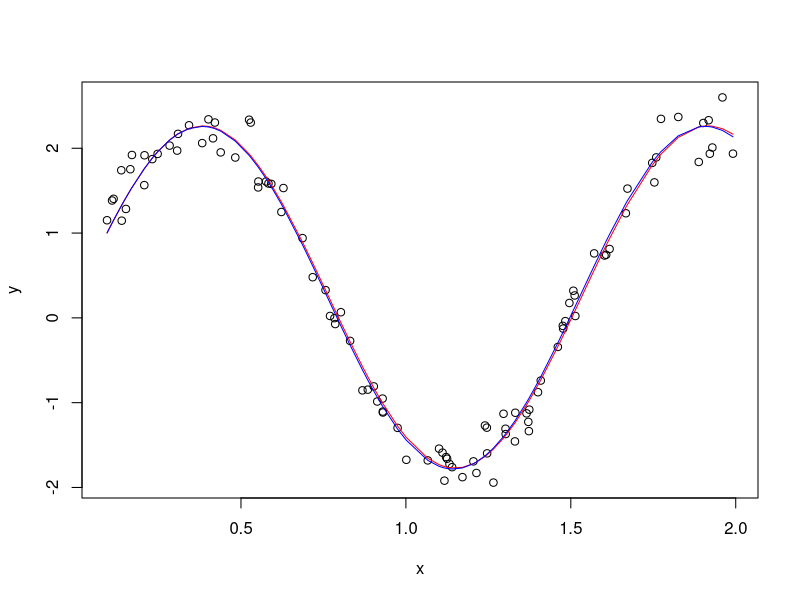

Recreate this plot in R. (Note: this script raises an error after producing the figure.)
#Task 1
#
#Сгенерировать выборку из N=100 4-х мерных векторов из нормального закона распределения с ненулевым вектором
#математического ожидания и недиагональной ковариационной матрицей. Ковариационная матрица должна генерироваться
#случайно перед генерацией выборки и должна удовлетворять всем свойствам ковариационной матрицы.
#
#Затем, считая первые компоненты элементов сгенерированной выборки зависимыми переменными, а остальные компоненты
#-- независимыми в модели линейной регрессии, найти оценки коэффициентов регрессии и дисперсии случайных ошибок. 
#Проверить остатки модели на нормальность.
#
#Найти истинные значения коэффициентов регрессии (см. доп. файл) и сравнить их с полученными оценками.


library(MASS)

size <- 100
n <- 4

#https://stats.stackexchange.com/questions/215497/how-to-create-an-arbitrary-covariance-matrix
p <- qr.Q(qr(matrix(rnorm(n^2), n)))
Sigma <- crossprod(p, p*(4:1))

Sigma
det(Sigma)

Mu <- c(1, 1, 1, 1)

sample.data <- mvrnorm(n = size, mu = Mu, Sigma = Sigma, empirical = FALSE)
colnames(sample.data) <- c('Y', 'X1', 'X2', 'X3')
sample.data.frame <- data.frame(sample.data)

lm <- lm(Y~X1+X2+X3, data=sample.data.frame)
summary(lm)

shapiro.test(sample.data.frame$X1)
shapiro.test(sample.data.frame$X2)
shapiro.test(sample.data.frame$X3)

#истинные значения
m1 <- Mu[1]
m2 <- matrix(Mu[2:4], 3, 1)
Sigma12 <- Sigma[2, c(2:4)]
Sigma22 <- Sigma[c(2:4), c(2:4)]

sample.coefficients <- Sigma12 %*% solve(Sigma22)
sample.intercept <- m1 - Sigma12 %*% solve(Sigma22) %*% m2

summary(lm)
sample.intercept
sample.coefficients

#Task 2
#
#Из файла Lab2Task2Var[16].scv загрузить данные. Данные содержат как значения зависимых переменных, 
#так и независимых. Вид зависимости известен и задан в таблице. Однако кроме коэффициентов регрессии неизвестен 
#и коэффициент α. Предложите метод оценивания всех неизвестных коэффициентов с использованием функции lm, и оцените их. 
#Приведите графическую иллюстрацию полученных результатов (график рассеяния с полученной линией регрессии). Воспользуйтесь
#функцией nlm, сравните полученные результаты.

sample.df <- read.csv(file="data/Lab3Task2Var16.csv")
sample.df

# lm

lm.result <- function(alpha, sample) {
  df <- sample
  df$x <- sin(alpha * df$x)
  return( lm(y ~ x, data = df) )
}

lm.cor <- function(alpha, b0, b1, sample) {
  test <- b0 + b1*sin(alpha*sample$x)
  return( cor(test, sample$y) )
}


alpha <- 3.5
step <- 0.1
max.cor <- 0
alpha.best <- alpha

for (i in 1:20) {
  res <- lm.result(alpha, sample.df)  
  cor <- lm.cor(alpha, res$coefficients[1], res$coefficients[2], sample.df)
  
  if (cor > max.cor) {
    params.best <- res
    alpha.best <- alpha
    max.cor <- cor
  }
  
  alpha <- alpha + step
}

result.lm <- params.best$coefficients[1] + params.best$coefficients[2]*sin(alpha.best*sample.df$x)

# nlm
fn <- function(par,  x) {
  mean((x$y - par[1] - par[2]*sin(par[3]*x$x))^2)
}

result.nlm.params <- nlm(p = c(03, 0.5, 5), f = fn, x = sample.df)
result.nlm <- result.nlm.params$estimate[1] + result.nlm.params$estimate[2]*sin(result.nlm.params$estimate[3]*sample.df$x)

plot(y~x, data = sample.df)
p.order = order(sample.df$x)

lines(sample.df$x[p.order], result.lm[p.order], col = 'red')
lines(sample.df$x[p.order], result.nlm[p.order], col = 'blue')


#Task 3
#
#Из файла Lab2Task3Var16.scv загрузить данные. Данные содержат как значения зависимых переменных, так и независимых в модели 
#множественной линейной регрессии. В случайно выбранные 10 значений y внести пропуски. По полностью наблюдаемым значениям оценки 
#коэффициентов регрессии, определить какие из них статистически значимые, а какие нет. Кроме этого провести "пошаговую оценку коэффициентов 
#регрессии" как с добавлением переменных, так и с удалением. Выберете на ваш взгляд наиболее адекватную модель (если модели получились
#различные) и спрогнозируйте те значения y, в которые были внесены пропуски, сравните с исходными значениями.
install.packages("caret")
install.packages("combinat")

library(caret)
sample.df <- read.csv(file="data/Lab3Task3Var16.csv")

sample.miss <- sample.df
miss.index <- sample(1:100, 10)
sample.miss$y[miss.index] <- NA
sample.omit <- na.omit(sample.df.miss)


sample.omit.lm <- lm(y ~.,data = sample.df.omit)
sample.omit.predict <- predict(sample.omit.lm, sample.df.omit)

varImp(sample.omit.lm, scale = TRUE)

imp.index = c(2, 4, 6, 9, 12)
sample.imp <- sample.omit[imp.index]
sample.imp.lm <- lm(y ~., data = sample.imp)
sample.imp.lm
sample.omit.lm
sample.imp.predict <- predict(sample.imp.lm, sample.imp)

sample.imp.cor <- cor(sample.imp.predict, sample.omit$y)


library(combinat)

max.cor <- sample.imp.cor
best.cols <- imp.index
best.lm <- sample.imp.lm
cols.all <- c(3, 5, 7, 8, 10, 11)

for (i in 1:3) {
  #str(i)
  t <- combn(cols.all, i)
  #str(t)
  for (j in 1:ncol(t)) {
    used.cols <-t[,j]
    #str(used.cols)
    cols <- sort(c(imp.index, used.cols))
    #str(cols)
    df <- sample.omit[cols]
    lm <- lm(y ~.,data = df)
    predict <- predict(lm, df)
    cor <- cor(predict, df$y)
    #str(cor)
    if (cor > max.cor) {
      max.cor <- cor
      best.cols <- cols
      best.lm <- lm
    }
  }
}

colnames(sample.df)[best.cols]
max.cor
sample.imp.cor

missed <- sample.df[miss.index, ]

missed.predict <- predict(best.lm, missed)

cor(missed.predict, missed$y)

missed.predict
missed$y
